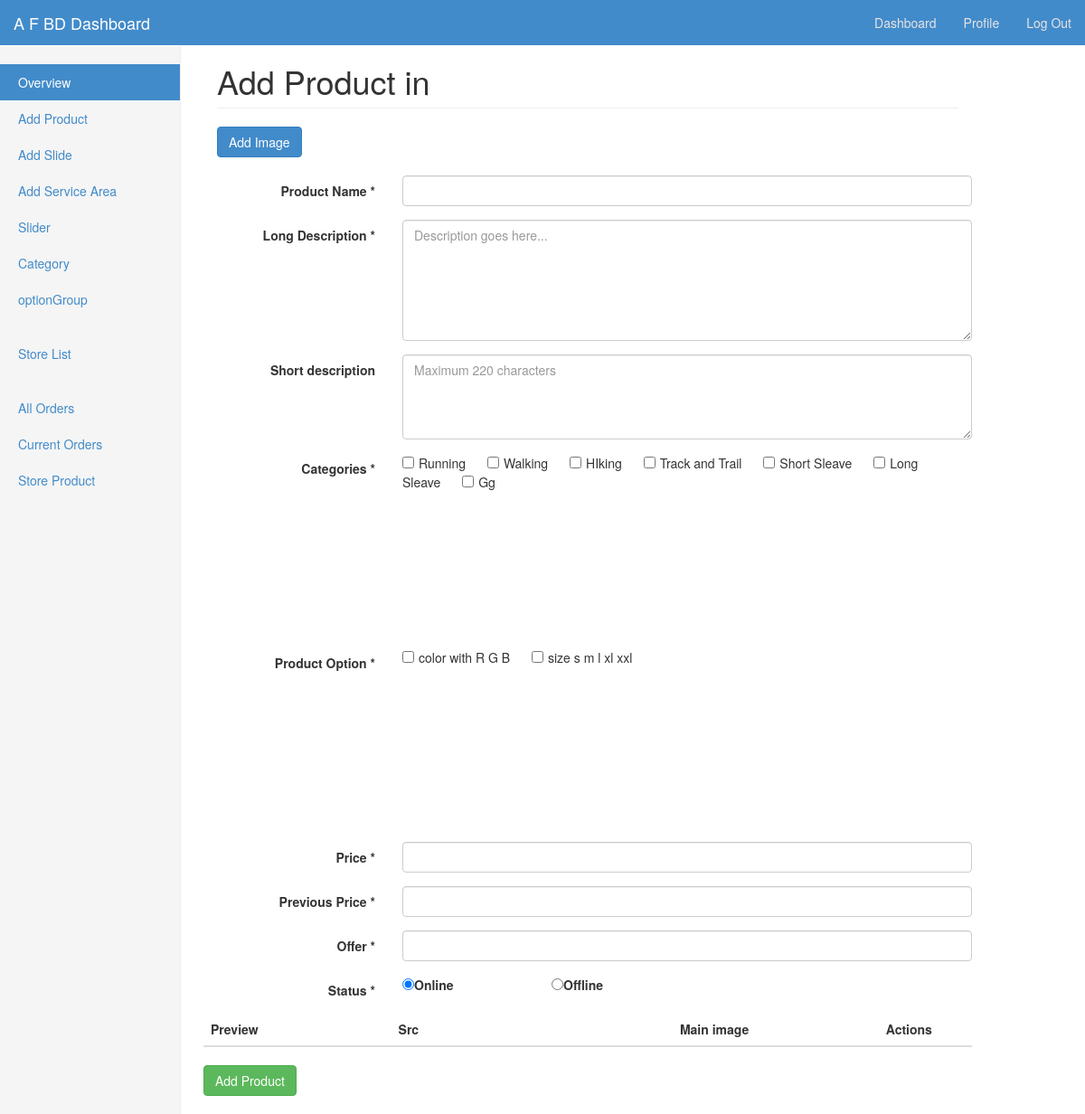
Screenshot of /ff.php (signed in) with the database file from the repository.
### tables this page shows
CREATE TABLE IF NOT EXISTS `productcategories` (
`CategoryID` int(11) NOT NULL,
  `CategoryName` varchar(50) NOT NULL
);

CREATE TABLE IF NOT EXISTS `optiongroups` (
`OptionGroupID` int(11) NOT NULL,
  `OptionGroupName` varchar(50) DEFAULT NULL,
  `optionDescription` varchar(100) NOT NULL
);

### ff.php (the view, shortened to what this page needs)
<!DOCTYPE html>
<html lang="en">
  <head>
    <link rel="stylesheet" type="text/css" href="css/bootstrap.css">
    <link rel="stylesheet" type="text/css" href="css/bootstrap-select.css">
	<link href='css/font-awesome.min.css' rel='stylesheet' type='text/css'/>
    <link rel="stylesheet" type="text/css" href="css/camera.css">
    <link rel="stylesheet" type="text/css" href="css/elements.css">
    <link rel="stylesheet" type="text/css" href="dashboard.css">
  </head>
  <body onload="init();">
	<?php require_once('include/dashbord_top_menu_bar.php'); ?>
    <div class="container-fluid">
      <div class="row">
        <div class="col-sm-3 col-md-2 sidebar">
          <?php require_once('include/dashbord_sideBar.php'); ?>
        </div>
        <div class="col-sm-9 col-sm-offset-3 col-md-10 col-md-offset-2 main">
          <h1 class="page-header">Add Product in <span style="color:green;"><?php echo getstorename(); ?></span></h1>
			<div id="main-content">
            <div class="page-title">
                <input type="button" value="Add Image" onClick="div_show()" class="btn btn-primary">
                <br><br>
            </div>
            <div class="row">
                <form id="form1" method="post" action="" class="form-horizontal">
                    <div class="form-group">
                        <label class="col-sm-3 control-label">Product Name <span class="asterisk">*</span>
                        </label>
                        <div class="col-sm-9">
                            <input type="text" class="form-control" value="" name="product_name">
						</div>
					</div>
					<div class="form-group">
						<label class="col-sm-3 control-label">Long Description <span class="asterisk">*</span>
						</label>
						<div class="col-sm-9">
							<textarea rows="6" name="product_longDescription" class="form-control" placeholder="Description goes here..."></textarea>
						</div>
					</div>
					<div class="form-group">
						<label class="col-sm-3 control-label">Short description</label>
						<div class="col-sm-9">
							<textarea rows="4" name="product_shortDescription" class="form-control" placeholder="Maximum 220 characters"></textarea>
						</div>
					</div>
					<div class="form-group">
						<label class="col-sm-3 control-label">Categories <span class="asterisk">*</span></label>
						<div class="col-sm-9 scrol">
							<?php
							   $sql = "select * from productcategories";
							   $sql = mysql_query($sql);
							   while($d = mysql_fetch_array($sql)){
							?>
								   <input type="checkbox" name="checkboxCategory[]" value="<?php echo $d['CategoryID'];?>"/><span><?php echo"{$d[1]}";?></span>
							<?php
								}
							?>
						</div>
					</div>
					<div class="form-group">
						<label class="col-sm-3 control-label">Product Option <span class="asterisk">*</span></label>
						<div class="col-sm-9 scrol">
							<?php
							   $sql = " SELECT * FROM optiongroups";
							   $sql = mysql_query($sql);
							   while($d = mysql_fetch_array($sql)){
							?>
								   <input type="checkbox" name="checkboxOptionGroup[]" value="<?php echo $d[0];?>"/><span><?php echo $d[2];?></span>
							<?php
								}
							?>
						</div>
					</div>
					<div class="form-group">
						<label class="col-sm-3 control-label">Price <span class="asterisk">*</span>
						</label>
						<div class="col-sm-9">
							<input type="number" name="product_price" class="form-control" value="" min="1" />
						</div>
					</div>
					<div class="form-group">
						<label class="col-sm-3 control-label">Previous Price <span class="asterisk">*</span>
						</label>
						<div class="col-sm-9">
							<input type="number" name="product_prev_price" class="form-control" value="" min="1" />
						</div>
					</div>
					<div class="form-group">
						<label class="col-sm-3 control-label">Offer <span class="asterisk">*</span>
						</label>
						<div class="col-sm-9">
							<input type="text" name="prduct_offer" class="form-control" value="">
						</div>
					</div>
					<div class="form-group">
						<label class="col-sm-3 control-label m-t-10">Status <span class="asterisk">*</span>
						</label>
						<div class="col-sm-9">
							<div class="row">
								<div class="col-md-3">
									<label>
										<input type="radio" value="1" name="product_active" checked>Online
									</label>
								</div>
								<div class="col-md-3">
									<label>
										<input type="radio" value="0" name="product_active">Offline
									</label>
								</div>
							</div>
						</div>
					</div>
					<table id="product-review" class="table">
						<thead>
							<tr>
								<th style="min-width:100px"><strong>Preview</strong>
								<th style="min-width:150px"><strong>Src</strong>
								</th>
								<th><strong>Main image</strong>
								</th>
								<th class="text-center"><strong>Actions</strong>
								</th>
							</tr>
						</thead>
					</table>
					<input class="btn btn-success m-t-10" type="submit" name="submit" value="Add Product">
				</form>
            </div>
        </div>
        </div>
        </div>
      </div>
  </body>
</html>

### css/elements.css (style rules this page uses)
.main { width:900px;; height:auto; text-align:left; }
.scrol { overflow-y: scroll; min-height: 200px; }
.scrol input[type="checkbox"] { //margin-right: 20px; }
.scrol span { margin-right: 20px; margin-left: 5px; }

### dashboard.css (style rules this page uses)
body { padding-top: 50px; }
.sidebar { display: none; }
@media (min-width: 768px) { .sidebar { position: fixed; top: 51px; bottom: 0; left: 0; z-index: 1000; display: block; padding: 20px; overflow-x: hidden; overflow-y: auto; background-color: #f5f5f5; border-right: 1px solid #eee; } }
.main { padding: 20px; }
@media (min-width: 768px) { .main { padding-right: 40px; padding-left: 40px; } }
.main .page-header { margin-top: 0; }

### rows the page displays
productcategories: CategoryName "Running"
productcategories: CategoryName "Walking"
productcategories: CategoryName "HIking"
productcategories: CategoryName "Track and Trail"
productcategories: CategoryName "Short Sleave"
productcategories: CategoryName "Long Sleave"
productcategories: CategoryName "Gg"
optiongroups: optionDescription "color with R G B"
optiongroups: optionDescription "size s m l xl xxl"
